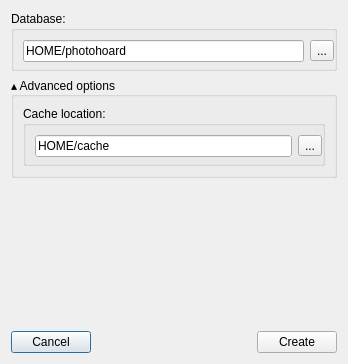
<?xml version="1.0" encoding="UTF-8"?>
<ui version="4.0">
 <class>createDatabaseDialog</class>
 <widget class="QDialog" name="createDatabaseDialog">
  <property name="geometry">
   <rect>
    <x>0</x>
    <y>0</y>
    <width>348</width>
    <height>364</height>
   </rect>
  </property>
  <property name="windowTitle">
   <string>Create new database</string>
  </property>
  <layout class="QVBoxLayout" name="verticalLayout">
   <item>
    <widget class="QGroupBox" name="destGroup_3">
     <property name="title">
      <string>Database:</string>
     </property>
     <layout class="QHBoxLayout" name="horizontalLayout_9">
      <property name="spacing">
       <number>6</number>
      </property>
      <property name="rightMargin">
       <number>0</number>
      </property>
      <property name="bottomMargin">
       <number>6</number>
      </property>
      <item>
       <widget class="QLineEdit" name="dblocation">
        <property name="enabled">
         <bool>true</bool>
        </property>
        <property name="sizePolicy">
         <sizepolicy hsizetype="Expanding" vsizetype="Fixed">
          <horstretch>100</horstretch>
          <verstretch>0</verstretch>
         </sizepolicy>
        </property>
        <property name="palette">
         <palette>
          <active>
           <colorrole role="WindowText">
            <brush brushstyle="SolidPattern">
             <color alpha="255">
              <red>119</red>
              <green>118</green>
              <blue>123</blue>
             </color>
            </brush>
           </colorrole>
          </active>
          <inactive>
           <colorrole role="WindowText">
            <brush brushstyle="SolidPattern">
             <color alpha="255">
              <red>119</red>
              <green>118</green>
              <blue>123</blue>
             </color>
            </brush>
           </colorrole>
          </inactive>
          <disabled>
           <colorrole role="WindowText">
            <brush brushstyle="SolidPattern">
             <color alpha="255">
              <red>190</red>
              <green>190</green>
              <blue>190</blue>
             </color>
            </brush>
           </colorrole>
          </disabled>
         </palette>
        </property>
        <property name="focusPolicy">
         <enum>Qt::StrongFocus</enum>
        </property>
        <property name="text">
         <string>HOME/photohoard</string>
        </property>
       </widget>
      </item>
      <item>
       <widget class="QToolButton" name="browsedblocation">
        <property name="sizePolicy">
         <sizepolicy hsizetype="Preferred" vsizetype="Fixed">
          <horstretch>0</horstretch>
          <verstretch>0</verstretch>
         </sizepolicy>
        </property>
        <property name="text">
         <string>...</string>
        </property>
       </widget>
      </item>
     </layout>
    </widget>
   </item>
   <item>
    <widget class="QGroupBox" name="groupBox">
     <property name="title">
      <string>▴ Advanced options</string>
     </property>
     <layout class="QVBoxLayout" name="verticalLayout_2">
      <item>
       <widget class="QGroupBox" name="destGroup_2">
        <property name="title">
         <string>Cache location:</string>
        </property>
        <layout class="QHBoxLayout" name="horizontalLayout_8">
         <property name="spacing">
          <number>6</number>
         </property>
         <property name="rightMargin">
          <number>0</number>
         </property>
         <property name="bottomMargin">
          <number>6</number>
         </property>
         <item>
          <widget class="QLineEdit" name="cachelocation">
           <property name="sizePolicy">
            <sizepolicy hsizetype="Expanding" vsizetype="Fixed">
             <horstretch>100</horstretch>
             <verstretch>0</verstretch>
            </sizepolicy>
           </property>
           <property name="focusPolicy">
            <enum>Qt::StrongFocus</enum>
           </property>
           <property name="autoFillBackground">
            <bool>true</bool>
           </property>
           <property name="text">
            <string>HOME/cache</string>
           </property>
           <property name="readOnly">
            <bool>false</bool>
           </property>
          </widget>
         </item>
         <item>
          <widget class="QToolButton" name="browsecachelocation">
           <property name="sizePolicy">
            <sizepolicy hsizetype="Preferred" vsizetype="Fixed">
             <horstretch>0</horstretch>
             <verstretch>0</verstretch>
            </sizepolicy>
           </property>
           <property name="text">
            <string>...</string>
           </property>
          </widget>
         </item>
        </layout>
       </widget>
      </item>
     </layout>
    </widget>
   </item>
   <item>
    <spacer name="verticalSpacer">
     <property name="orientation">
      <enum>Qt::Vertical</enum>
     </property>
     <property name="sizeHint" stdset="0">
      <size>
       <width>20</width>
       <height>40</height>
      </size>
     </property>
    </spacer>
   </item>
   <item>
    <widget class="QWidget" name="widget_2" native="true">
     <layout class="QHBoxLayout" name="horizontalLayout_4">
      <property name="leftMargin">
       <number>0</number>
      </property>
      <property name="topMargin">
       <number>0</number>
      </property>
      <property name="rightMargin">
       <number>0</number>
      </property>
      <property name="bottomMargin">
       <number>0</number>
      </property>
      <item>
       <widget class="QPushButton" name="bCancel">
        <property name="text">
         <string>Cancel</string>
        </property>
       </widget>
      </item>
      <item>
       <spacer name="horizontalSpacer_8">
        <property name="orientation">
         <enum>Qt::Horizontal</enum>
        </property>
        <property name="sizeHint" stdset="0">
         <size>
          <width>40</width>
          <height>20</height>
         </size>
        </property>
       </spacer>
      </item>
      <item>
       <widget class="QPushButton" name="bOk">
        <property name="text">
         <string>Create</string>
        </property>
       </widget>
      </item>
     </layout>
    </widget>
   </item>
  </layout>
 </widget>
 <resources/>
 <connections>
  <connection>
   <sender>browsedblocation</sender>
   <signal>clicked()</signal>
   <receiver>createDatabaseDialog</receiver>
   <slot>browseLocation()</slot>
   <hints>
    <hint type="sourcelabel">
     <x>321</x>
     <y>123</y>
    </hint>
    <hint type="destinationlabel">
     <x>154</x>
     <y>229</y>
    </hint>
   </hints>
  </connection>
  <connection>
   <sender>browsecachelocation</sender>
   <signal>clicked()</signal>
   <receiver>createDatabaseDialog</receiver>
   <slot>browseCache()</slot>
   <hints>
    <hint type="sourcelabel">
     <x>323</x>
     <y>190</y>
    </hint>
    <hint type="destinationlabel">
     <x>194</x>
     <y>264</y>
    </hint>
   </hints>
  </connection>
  <connection>
   <sender>bCancel</sender>
   <signal>clicked()</signal>
   <receiver>createDatabaseDialog</receiver>
   <slot>reject()</slot>
   <hints>
    <hint type="sourcelabel">
     <x>123</x>
     <y>340</y>
    </hint>
    <hint type="destinationlabel">
     <x>142</x>
     <y>299</y>
    </hint>
   </hints>
  </connection>
  <connection>
   <sender>bOk</sender>
   <signal>clicked()</signal>
   <receiver>createDatabaseDialog</receiver>
   <slot>accept()</slot>
   <hints>
    <hint type="sourcelabel">
     <x>303</x>
     <y>340</y>
    </hint>
    <hint type="destinationlabel">
     <x>285</x>
     <y>293</y>
    </hint>
   </hints>
  </connection>
 </connections>
 <slots>
  <slot>browseLocation()</slot>
  <slot>browseCache()</slot>
  <slot>reset()</slot>
 </slots>
</ui>
